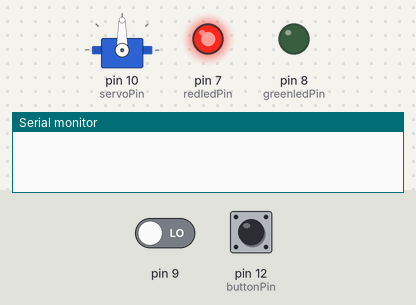
This sketch was run on a simulated Arduino Uno, built with avr-gcc and run on an emulated ATmega328P. On the bench: servo, output pins drawn as LEDs (lit = HIGH), the last lines printed to the serial monitor. The inputs (shaded band) are chosen by the test bench; at power-on: pin 12 (buttonPin) LOW, pin 9 LOW.

Above: at 1.2 s.
1.3 s: pin 12 (buttonPin) pulled HIGH for 1 s
At 3.4 s:
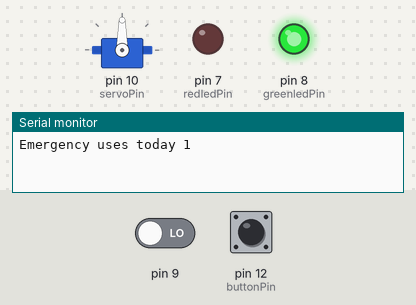
At 8.5 s:
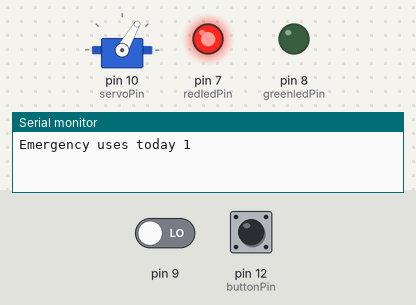
10.4 s: pin 12 (buttonPin) pulled HIGH for 3.2 s
At 11.7 s:
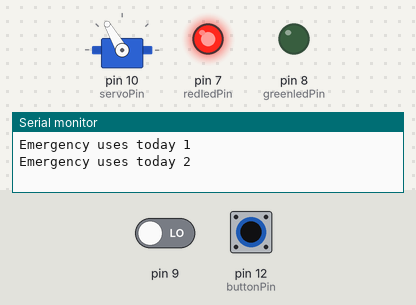
Timing chart, 0 to 19.4 s (numbered marks = the images above; inputs shaded):
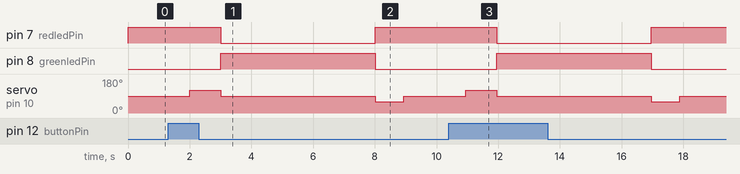

Measured:
- after the input at 1.3 s, pin 7 (redledPin): HIGH → LOW after 1.7 s, → HIGH 5.0 s later; pin 8 (greenledPin): LOW → HIGH after 1.7 s, → LOW 5.0 s later; servo on pin 10 (servoPin): 90° → 120° after 0.71 s, → 90° 1.0 s later, → 60° 5.0 s later, → 90° 0.93 s later
- after the input at 10.4 s, pin 7 (redledPin): HIGH → LOW after 1.5 s, → HIGH 5.0 s later; pin 8 (greenledPin): LOW → HIGH after 1.5 s, → LOW 5.0 s later; servo on pin 10 (servoPin): 90° → 120° after 0.55 s, → 90° 1.0 s later, → 60° 5.0 s later, → 90° 0.93 s later

The sketch:

ex3_group6.ino
```cpp
#include <LiquidCrystal_I2C.h>
#include <Servo.h>
#include <Wire.h>
#include<IRremote.h>


unsigned long startMillis;  //some global variables available anywhere in the program
unsigned long currentMillis;
unsigned long buttonmillis;
const unsigned long period = 5000;
const unsigned long shortperiod = 1000;
bool em;
bool reg;
const byte redledPin = 7;    //using the built in LED
const byte greenledPin=8;
const byte buttonPin=12;
const byte servoPin=10;
const byte irPin=13;
IRrecv reciver(irPin);
decode_results rs;
int counter=0;
float duration;
float distance;
Servo servo1;


LiquidCrystal_I2C lcd(0x27,16,2);  // set the LCD address to 0x27 for a 16 chars and 2 line display

void setup()
{
  Serial.begin(9600);
  pinMode(redledPin, OUTPUT);
  pinMode(greenledPin, OUTPUT);
  pinMode(buttonPin,INPUT);
  startMillis = millis();
  lcd.clear();
  lcd.backlight();
  lcd.setCursor(0,3);
  lcd.print("No Passage");
  digitalWrite(redledPin,HIGH);
  servo1.attach(servoPin);
  servo1.write(90);
  reciver.enableIRIn();

}

void loop()
{
  if(reciver.decode(&rs) and !em)
  {
    reciver.disableIRIn();
    Serial.println(rs.value,HEX);
    delay(2000);
     servo1.write(120);
     delay(1000);
     servo1.write(90);
    digitalWrite(greenledPin,HIGH);
    digitalWrite(redledPin,LOW);
     lcd.clear();
    lcd.setCursor(0,3);
    lcd.print("Pass");
     delay(5000);
    digitalWrite(greenledPin,LOW);
    digitalWrite(redledPin,HIGH);
    delay(10);
     lcd.clear();
    lcd.setCursor(0,3);
    lcd.print("No Passage");
     servo1.write(60);
     delay(930);
     servo1.write(90);
     reciver.enableIRIn();
     reciver.resume() ;
  }
  duration=pulseIn(9,HIGH);
  distance=duration*.0343/2;
   currentMillis = millis();  //get the current "time" (actually the number of milliseconds since the program started)

  if(digitalRead(buttonPin)==HIGH and !em)
  {
       reciver.disableIRIn();
       counter=counter+1;
    Serial.print("Emergency uses today ");
    Serial.println(counter);
    servo1.write(120);
     delay(1000);
     servo1.write(90);
    lcd.clear();
    lcd.setCursor(0,3);
    lcd.print("Emergency");
    digitalWrite(redledPin,LOW);
     digitalWrite(greenledPin,HIGH);
    em=true;
    delay(5000);
    lcd.clear();
    lcd.setCursor(0,3);
    lcd.print("No Passage");
    digitalWrite(redledPin,HIGH);
    digitalWrite(greenledPin,LOW);
    buttonmillis=currentMillis;
    em=false;
    servo1.write(60);
     delay(930);
     servo1.write(90);
     reciver.enableIRIn();
     reciver.resume() ;
  }


 }
```
